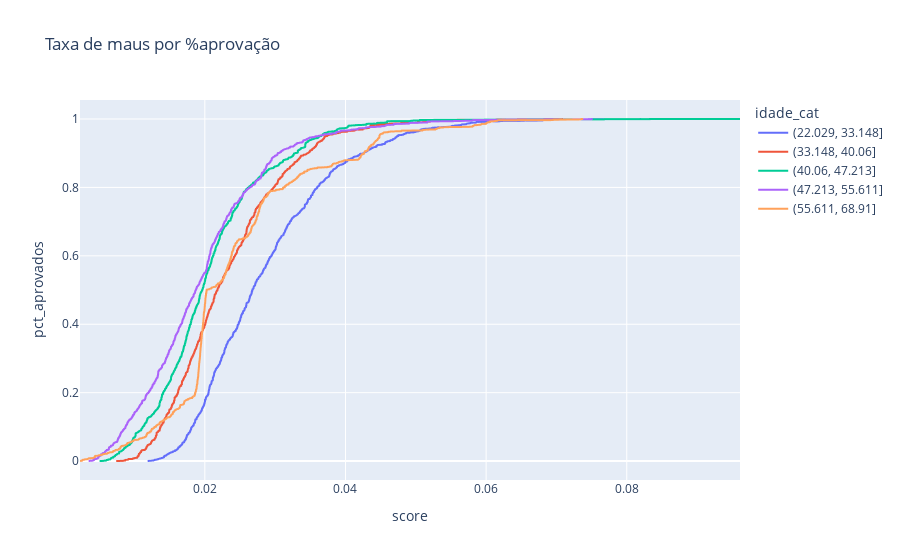

Notebook code for this chart:
### Code cell
fig = px.line(tmp, x="score", y="pct_aprovados", color='idade_cat', title='Taxa de maus por %aprovação')
fig.show()

### Figure 1 — Plotly figure (JSON) as saved in the notebook; plotly's stock layout.template omitted (floating-point values rounded to 4 significant figures; data arrays with more than 128 entries replaced by an {"elided": "..."} marker saying what was removed)
{"data": [{"hovertemplate": "idade_cat=(22.029, 33.148]<br>score=%{x}<br>pct_aprovados=%{y}<extra></extra>", "legendgroup": "(22.029, 33.148]", "line": {"color": "#636efa", "dash": "solid"}, "marker": {"symbol": "circle"}, "mode": "lines", "name": "(22.029, 33.148]", "showlegend": true, "type": "scattergl", "x": {"elided": "3334 float values"}, "xaxis": "x", "y": {"elided": "3334 float values"}, "yaxis": "y"}, {"hovertemplate": "idade_cat=(33.148, 40.06]<br>score=%{x}<br>pct_aprovados=%{y}<extra></extra>", "legendgroup": "(33.148, 40.06]", "line": {"color": "#EF553B", "dash": "solid"}, "marker": {"symbol": "circle"}, "mode": "lines", "name": "(33.148, 40.06]", "showlegend": true, "type": "scattergl", "x": {"elided": "3328 float values"}, "xaxis": "x", "y": {"elided": "3328 float values"}, "yaxis": "y"}, {"hovertemplate": "idade_cat=(40.06, 47.213]<br>score=%{x}<br>pct_aprovados=%{y}<extra></extra>", "legendgroup": "(40.06, 47.213]", "line": {"color": "#00cc96", "dash": "solid"}, "marker": {"symbol": "circle"}, "mode": "lines", "name": "(40.06, 47.213]", "showlegend": true, "type": "scattergl", "x": {"elided": "3328 float values"}, "xaxis": "x", "y": {"elided": "3328 float values"}, "yaxis": "y"}, {"hovertemplate": "idade_cat=(47.213, 55.611]<br>score=%{x}<br>pct_aprovados=%{y}<extra></extra>", "legendgroup": "(47.213, 55.611]", "line": {"color": "#ab63fa", "dash": "solid"}, "marker": {"symbol": "circle"}, "mode": "lines", "name": "(47.213, 55.611]", "showlegend": true, "type": "scattergl", "x": {"elided": "3331 float values"}, "xaxis": "x", "y": {"elided": "3331 float values"}, "yaxis": "y"}, {"hovertemplate": "idade_cat=(55.611, 68.91]<br>score=%{x}<br>pct_aprovados=%{y}<extra></extra>", "legendgroup": "(55.611, 68.91]", "line": {"color": "#FFA15A", "dash": "solid"}, "marker": {"symbol": "circle"}, "mode": "lines", "name": "(55.611, 68.91]", "showlegend": true, "type": "scattergl", "x": {"elided": "3329 float values"}, "xaxis": "x", "y": {"elided": "3329 float values"}, "yaxis": "y"}], "layout": {"legend": {"title": {"text": "idade_cat"}, "tracegroupgap": 0}, "title": {"text": "Taxa de maus por %aprovação"}, "xaxis": {"anchor": "y", "domain": [0, 1], "title": {"text": "score"}}, "yaxis": {"anchor": "x", "domain": [0, 1], "title": {"text": "pct_aprovados"}}}}
